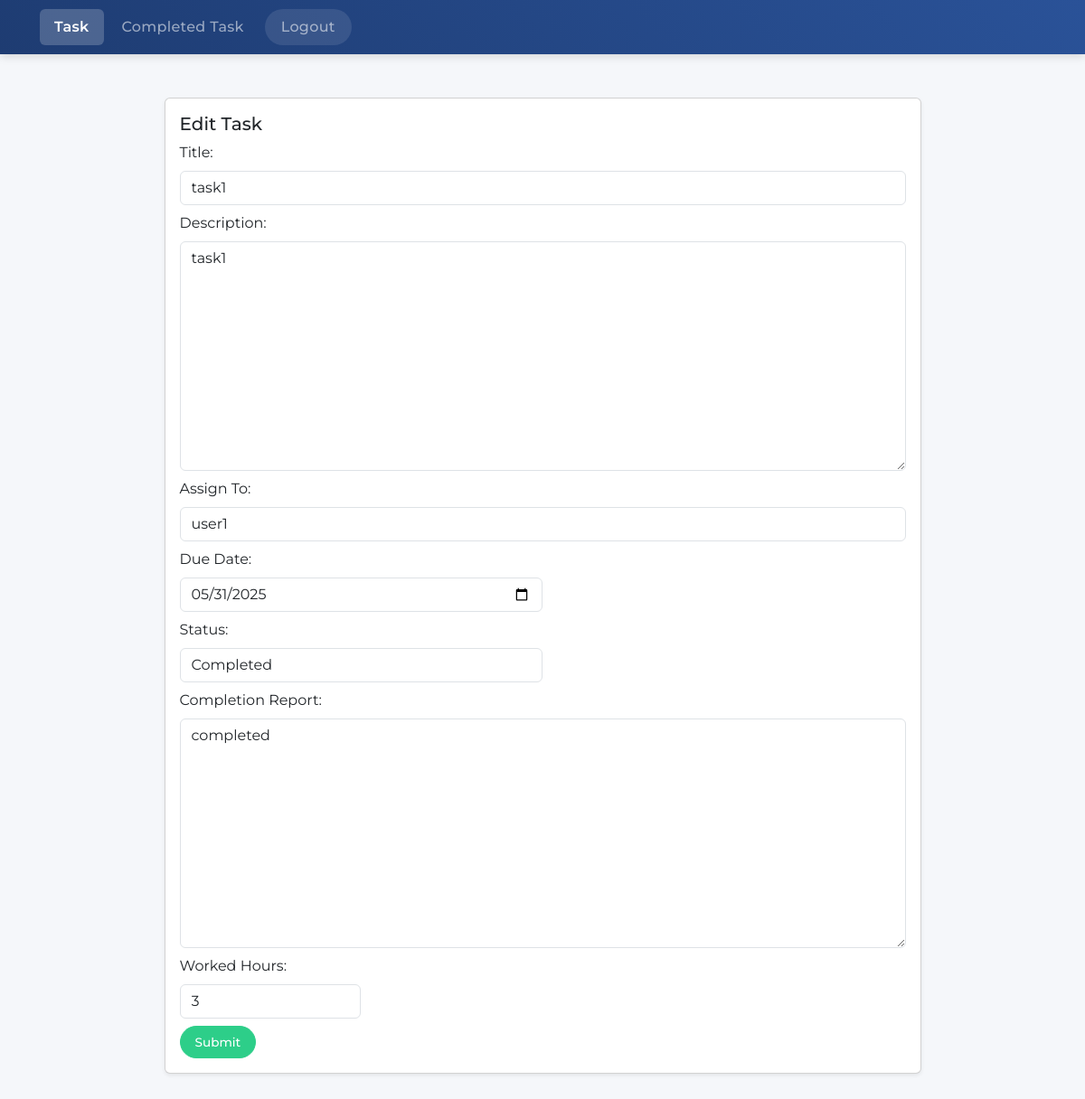
/dashboard/task/1/edit/ (signed in), run on the app's committed database.
### API/models.py (models this page shows, shortened)
class Task(models.Model):
    STATUS_CHOICES = (
        ('Pending', 'Pending'),
        ('In Progress', 'In Progress'),
        ('Completed', 'Completed'),
    )
    title = models.CharField(max_length=255,blank=True, null=True)
    description = models.TextField(blank=True, null=True)
    assigned_to = models.ForeignKey(User, on_delete=models.CASCADE, related_name='tasks',blank=True, null=True)
    due_date = models.DateField(blank=True, null=True)
    status = models.CharField(max_length=20, choices=STATUS_CHOICES, default='Pending')
    completion_report = models.TextField(blank=True, null=True)
    worked_hours = models.PositiveIntegerField(blank=True, null=True)

### Dashboard/views.py (the view)
# urls.py: path('task/<int:pk>/edit/',views.TaskEditView.as_view(),name='task-edit'),
class TaskEditView(LoginRequiredMixin,UpdateView):
    template_name = 'task_edit.html'
    model = Task
    form_class = AssignTaskForm
    success_url = reverse_lazy('index')
    login_url = 'login'

### Dashboard/templates/task_edit.html (shortened to what this page needs)
{% load static %}
<!doctype html>
<html lang="en">
    <head>
        <link
            href="https://cdn.jsdelivr.net/npm/bootstrap@5.3.2/dist/css/bootstrap.min.css"
            rel="stylesheet"
        />
        <link rel="stylesheet" href="{% static 'style.css' %}">
    </head>
    <body>
        <header class="sticky-top text-uppercase">
            <nav class="navbar navbar-expand-lg navbar-dark bg-dark custom-navbar">
                <div class="container">
                    <div class="collapse navbar-collapse" id="navbarNav">
                        <ul class="navbar-nav">
                            <li class="nav-item">
                                <a class="nav-link active" area-current="page" href="{% url 'index' %}">Task</a>
                            </li>
                            <li class="nav-item">
                                <a class="nav-link" href="{% url 'completed-task' %}">completed task</a>
                            </li>
                            <li class="nav-item">
                                {% if user.is_authenticated %}
                                <a class="nav-link" href="{% url 'logout' %}">logout</a>
                                {% else %}
                                <a class="nav-link" href="{% url 'login' %}">login</a>
                                {% endif %}
                            </li>
                        </ul>
                    </div>
                </div>
            </nav>
        </header>
        <main class="container min-vh-100 justify-content-center align-items-center d-flex">
            <div class="w-75 py-5">
                <div class="card shadow-sm">
                    <div class="card-body">
                        <h5 class="card-title">Edit Task</h5>
                        <form method="post" enctype="multipart/form-data">
                            {{ form }}
                            <button type="submit" class="btn btn-success">Submit</button>
                        </form>
                    </div>
                </div>
            </div>
        </main>
    </body>
</html>

### Dashboard/static/style.css (style rules this page uses)
body { font-family: 'Montserrat', sans-serif; }
body { background-color: #f5f7fa; }
.custom-navbar { background: linear-gradient(45deg, #1e3c72, #2a5298) !important; box-shadow: 0 2px 10px rgba(0, 0, 0, 0.15); padding: 10px 0; }
.nav-link { font-weight: 500; padding: 8px 16px !important; margin: 0 2px; transition: all 0.3s ease; border-radius: 6px; text-transform: capitalize; letter-spacing: 0.3px; }
.nav-link.active { background-color: rgba(255, 255, 255, 0.2); font-weight: 600; }
.nav-item:last-child .nav-link { background-color: rgba(255, 255, 255, 0.1); padding: 8px 18px !important; border-radius: 50px; margin-left: 5px; transition: all 0.3s ease; }
.btn-success { background-color: #2dce89; border-color: #2dce89; border-radius: 50px; padding: 7px 16px; font-weight: 500; font-size: 0.85rem; transition: all 0.3s ease; }

### data on the page
Task: title "task1", description "task1", assigned_to "user1", due_date "05/31/2025", status "Completed", completion_report "completed", worked_hours "3"
